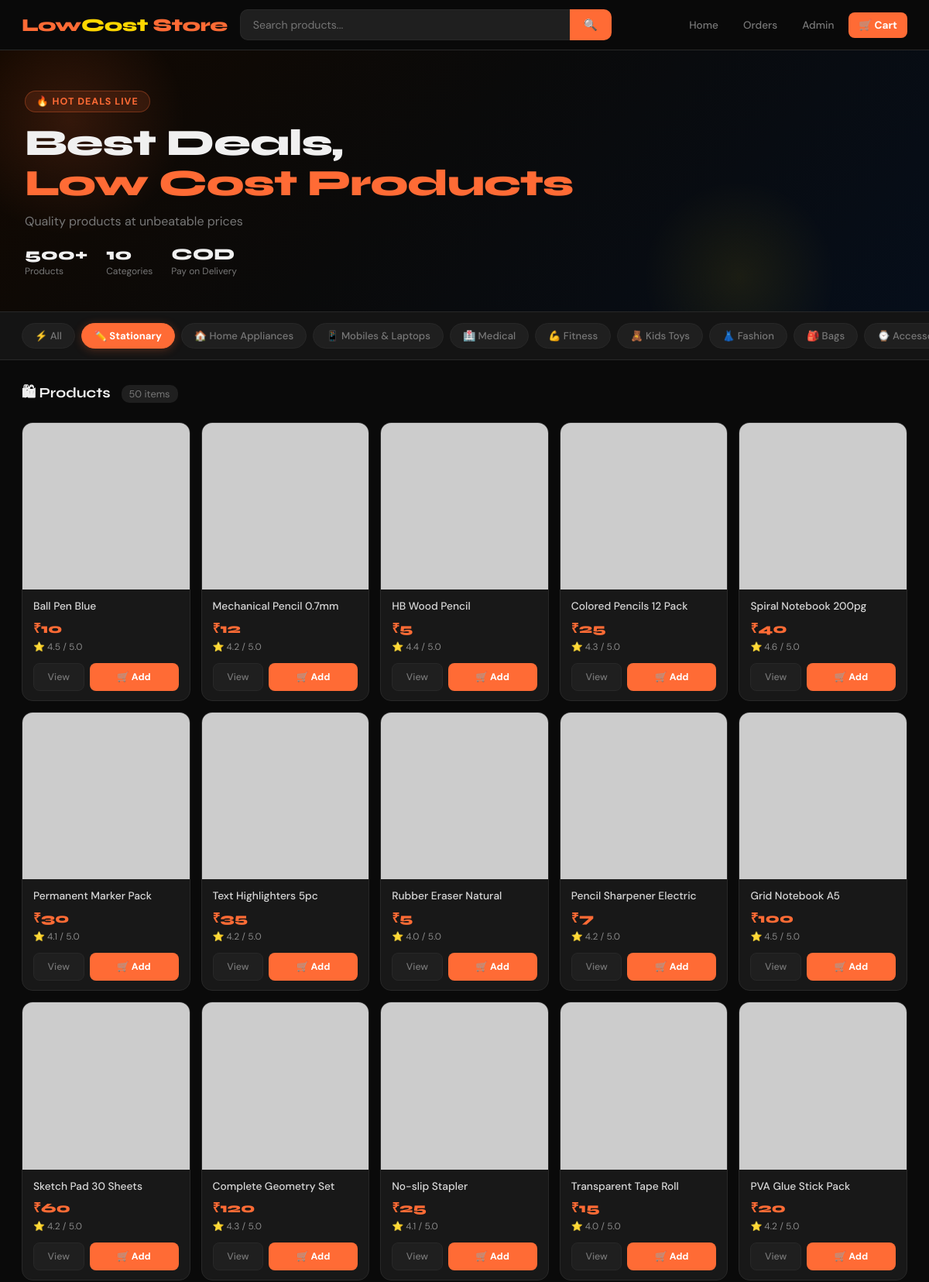
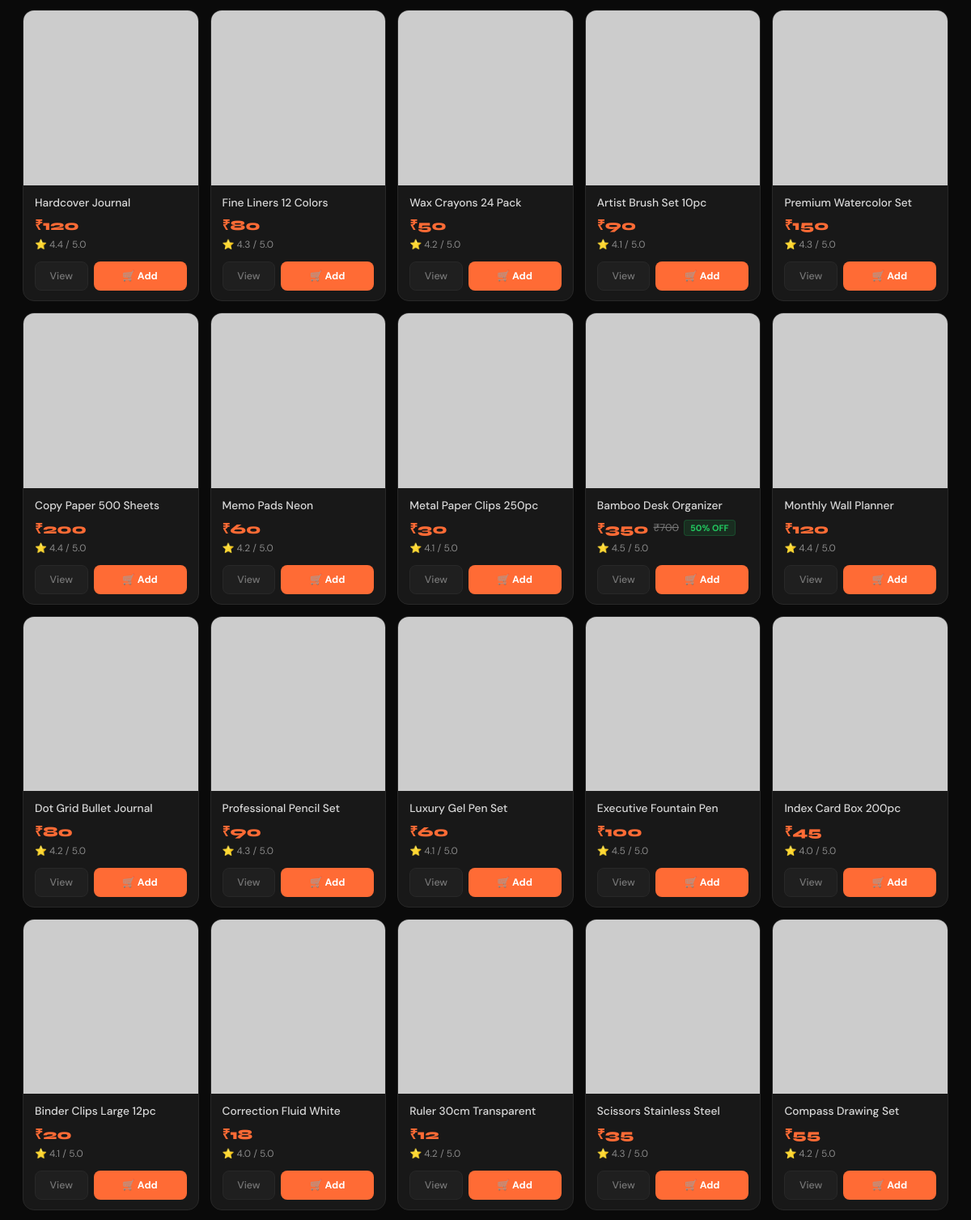
Screenshot of /?category=stationary (upper part) with the database file from the repository (2 pictures, top to bottom).
### tables this page shows
CREATE TABLE products(
    id INTEGER PRIMARY KEY AUTOINCREMENT,
    name TEXT, price INTEGER, original_price INTEGER,
    stock INTEGER, image TEXT, description TEXT, rating REAL, category TEXT
);

### app.py (the view)
@app.route("/")
def home():
    conn = db()
    cur = conn.cursor()
    category = request.args.get("category", "all")
    if category and category != "all":
        cur.execute("SELECT * FROM products WHERE category=?", (category,))
    else:
        cur.execute("SELECT * FROM products")
    products = enrich([dict(p) for p in cur.fetchall()])
    conn.close()
    return render_template("index.html", products=products, cart_count=get_cart_count(), active_category=category)

### app.py (called while the page is built)
def get_image_url(name):
    return PRODUCT_IMAGES.get(name, "https://images.unsplash.com/photo-1585336261022-680e295ce3fe?w=300&h=300&fit=crop")

def get_offer(category):
    return LIMITED_OFFER_CATEGORIES.get(category, None)

def db():
    conn = sqlite3.connect("store.db")
    conn.row_factory = sqlite3.Row
    return conn

def get_cart_count():
    conn = db()
    cur = conn.cursor()
    cur.execute("SELECT COUNT(*) as cnt FROM cart")
    cnt = cur.fetchone()["cnt"]
    conn.close()
    return cnt

def enrich(products):
    for p in products:
        p['image_url'] = get_image_url(p['name'])
        p['offer'] = get_offer(p['category'])
        orig = p.get('original_price', 0)
        price = p.get('price', 0)
        if orig and orig > price:
            p['discount'] = round((1 - price / orig) * 100)
        else:
            p['discount'] = 0
    return products

### templates/index.html (shortened to what this page needs)
<!DOCTYPE html>
<html lang="en">
<head>
</head>
<body>
<nav class="navbar">
  <div class="logo">Low<span>Cost</span> Store</div>
  <form action="/search" class="search-bar">
    <input name="q" placeholder="Search products..." autocomplete="off">
    <button type="submit">🔍</button>
  </form>
  <div class="nav-links">
    <a href="/">Home</a>
    <a href="/orders">Orders</a>
    <a href="/admin">Admin</a>
    <a href="/cart" class="cart-btn">
      🛒 Cart
    </a>
  </div>
</nav>
<div class="hero">
  <div class="hero-content">
    <div class="hero-badge">🔥 Hot Deals Live</div>
    <h1>Best Deals,<br><span>Low Cost Products</span></h1>
    <p>Quality products at unbeatable prices</p>
    <div class="hero-stats">
      <div class="hero-stat">
        <span class="hero-stat-num">500+</span>
        <span class="hero-stat-label">Products</span>
      </div>
      <div class="hero-stat">
        <span class="hero-stat-num">10</span>
        <span class="hero-stat-label">Categories</span>
      </div>
      <div class="hero-stat">
        <span class="hero-stat-num">COD</span>
        <span class="hero-stat-label">Pay on Delivery</span>
      </div>
    </div>
  </div>
</div>
<div class="categories-wrap">
  <div class="categories">
    <a href="/?category=all" class="cat-btn {% if active_category == 'all' %}active{% endif %}">⚡ All</a>
    <a href="/?category=stationary" class="cat-btn {% if active_category == 'stationary' %}active{% endif %}">✏️ Stationary</a>
    <a href="/?category=electronic" class="cat-btn {% if active_category == 'electronic' %}active{% endif %}">🏠 Home Appliances</a>
    <a href="/?category=mobile" class="cat-btn {% if active_category == 'mobile' %}active{% endif %}">📱 Mobiles & Laptops</a>
    <a href="/?category=medical" class="cat-btn {% if active_category == 'medical' %}active{% endif %}">🏥 Medical</a>
    <a href="/?category=fitness" class="cat-btn {% if active_category == 'fitness' %}active{% endif %}">💪 Fitness</a>
    <a href="/?category=kids" class="cat-btn {% if active_category == 'kids' %}active{% endif %}">🧸 Kids Toys</a>
    <a href="/?category=fashion" class="cat-btn {% if active_category == 'fashion' %}active{% endif %}">👗 Fashion</a>
    <a href="/?category=bag" class="cat-btn {% if active_category == 'bag' %}active{% endif %}">🎒 Bags</a>
    <a href="/?category=accessory" class="cat-btn {% if active_category == 'accessory' %}active{% endif %}">⌚ Accessories</a>
  </div>
</div>
<div class="section">
  <div class="section-header">
    <div class="section-title">
      🛍 Products
      <span class="section-count">{{ products|length }} items</span>
    </div>
  </div>
  <div class="products-grid">
    {% for product in products %}
    <div class="card">
      <div class="card-img-wrap">
      </div>
      <div class="card-body">
        <div class="card-name">{{ product['name'] }}</div>
        <div class="card-price-wrap">
          <span class="card-price">₹{{ product['price'] }}</span>
          {% if product['original_price'] and product['original_price'] > product['price'] %}
          <span class="card-orig-price">₹{{ product['original_price'] }}</span>
          <span class="card-discount">{{ product['discount'] }}% OFF</span>
          {% endif %}
        </div>
        <div class="card-rating"><span>⭐</span> {{ product['rating'] }} / 5.0</div>
        <div class="card-actions">
          <a href="/product/{{ product['id'] }}" class="btn-view">View</a>
          <a href="/addcart/{{ product['id'] }}" class="btn-cart"
             onclick="showToast('{{ product['name'][:20] }}')">
            🛒 Add
          </a>
        </div>
      </div>
    </div>
    {% endfor %}
  </div>
</div>
</body>
</html>

### rows the page displays
products: name "Ball Pen Blue", price "10", rating "4.5"
products: name "Mechanical Pencil 0.7mm", price "12", rating "4.2"
products: name "HB Wood Pencil", price "5", rating "4.4"
products: name "Colored Pencils 12 Pack", price "25", rating "4.3"
products: name "Spiral Notebook 200pg", price "40", rating "4.6"
products: name "Permanent Marker Pack", price "30", rating "4.1"
products: name "Text Highlighters 5pc", price "35", rating "4.2"
products: name "Rubber Eraser Natural", price "5", rating "4.0"
products: name "Pencil Sharpener Electric", price "7", rating "4.2"
products: name "Grid Notebook A5", price "100", rating "4.5"
products: name "Sketch Pad 30 Sheets", price "60", rating "4.2"
products: name "Complete Geometry Set", price "120", rating "4.3"
products: name "No-slip Stapler", price "25", rating "4.1"
products: name "Transparent Tape Roll", price "15", rating "4.0"
products: name "PVA Glue Stick Pack", price "20", rating "4.2"
products: name "Hardcover Journal", price "120", rating "4.4"
products: name "Fine Liners 12 Colors", price "80", rating "4.3"
products: name "Wax Crayons 24 Pack", price "50", rating "4.2"
products: name "Artist Brush Set 10pc", price "90", rating "4.1"
products: name "Premium Watercolor Set", price "150", rating "4.3"
products: name "Copy Paper 500 Sheets", price "200", rating "4.4"
products: name "Memo Pads Neon", price "60", rating "4.2"
products: name "Metal Paper Clips 250pc", price "30", rating "4.1"
products: name "Bamboo Desk Organizer", price "350", original_price "700", discount "50", rating "4.5"
products: name "Monthly Wall Planner", price "120", rating "4.4"
products: name "Dot Grid Bullet Journal", price "80", rating "4.2"
products: name "Professional Pencil Set", price "90", rating "4.3"
products: name "Luxury Gel Pen Set", price "60", rating "4.1"
products: name "Executive Fountain Pen", price "100", rating "4.5"
products: name "Index Card Box 200pc", price "45", rating "4.0"
products: name "Binder Clips Large 12pc", price "20", rating "4.1"
products: name "Correction Fluid White", price "18", rating "4.0"
products: name "Ruler 30cm Transparent", price "12", rating "4.2"
products: name "Scissors Stainless Steel", price "35", rating "4.3"
products: name "Compass Drawing Set", price "55", rating "4.2"

### other values shown
{{ products|length }} "50"
